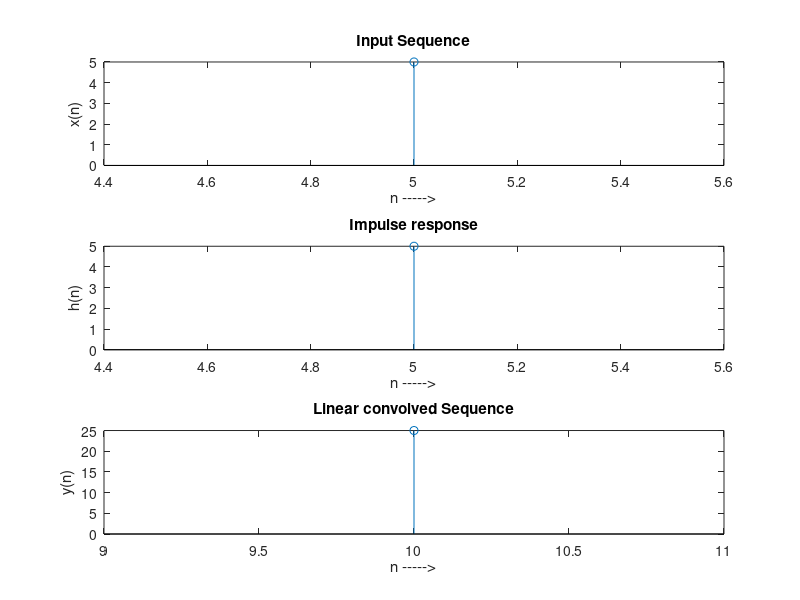

Reproduce this figure in MATLAB.
clc; close all; clear all;

x = input('Enter the sequence x(n): \n');
h = input('Enter the sequence h(n): \n');
xr = input('input the range of x: \n');
hr = input('input the range of h: \n');

Zri = xr(1) + hr(1);
Zre = xr(length(x)) + hr(length(h));
yr = [Zri:Zre];

y = conv(x,h);

disp(y);
disp(yr);

figure;

% to plot the input sequences
subplot(3,1,1), stem(xr,x);
xlabel('n ----->'); ylabel('x(n)');
title('Input Sequence');

subplot(3,1,2), stem(hr,h);
xlabel('n ----->'); ylabel('h(n)');
title('Impulse response');

% to plot the convolved sequences
subplot(3,1,3), stem(yr,y);
xlabel('n ----->'); ylabel('y(n)');
title('Linear convolved Sequence');
